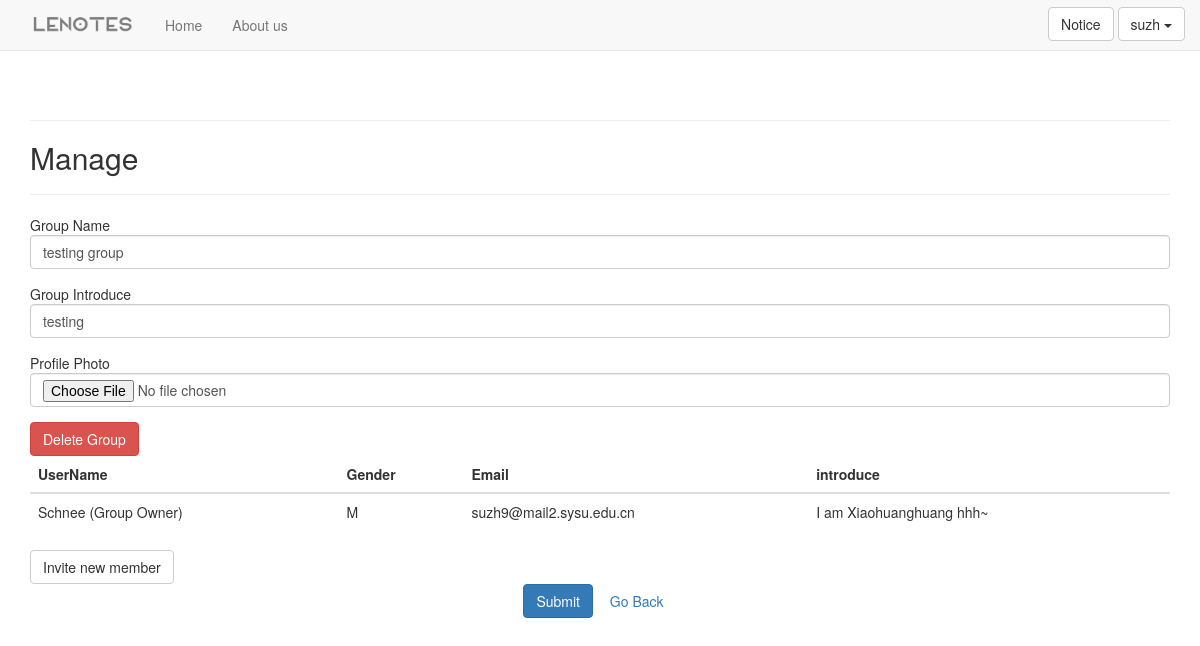
Before: /manage/15 (signed in) with the older database file.
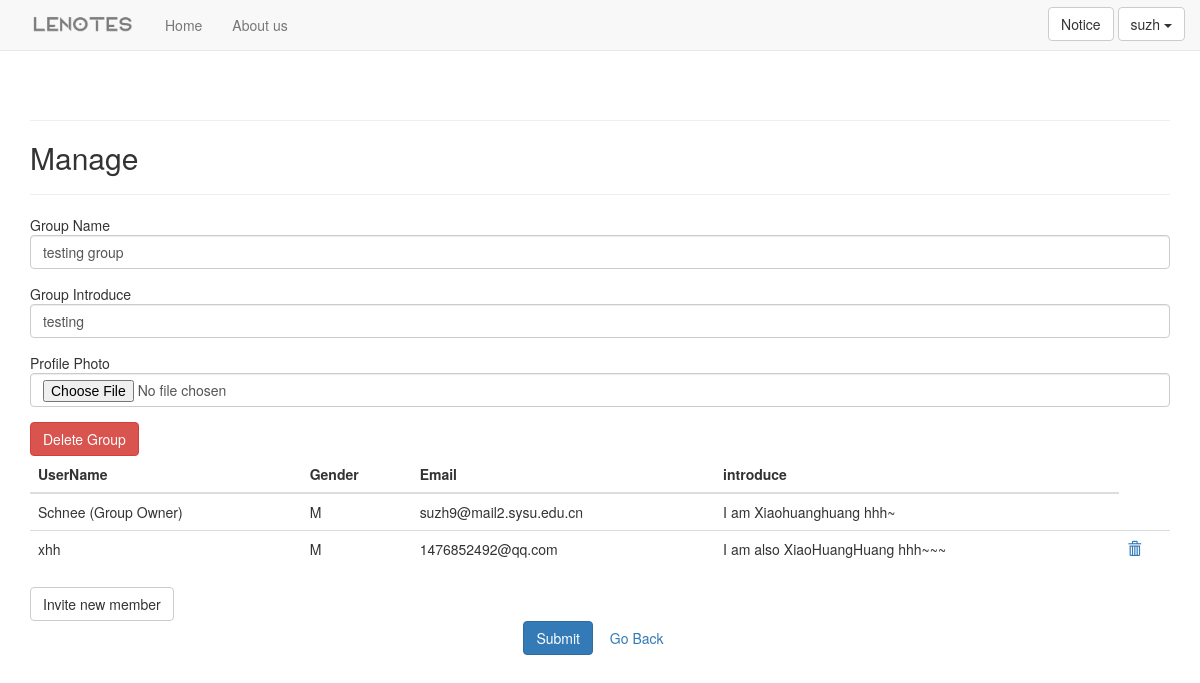
After: the same page with the newer database file.
### lenotes/models.py (models this page shows, shortened)
class Group(models.Model):
    name = models.CharField(max_length = 40, default="example group")
    intro = models.CharField(max_length = 200, default="no introduce")
    date_added = models.DateTimeField(auto_now_add = True)
    owner = models.ForeignKey(User, on_delete = models.CASCADE, related_name='group_owner')
    members = models.ManyToManyField(User)
    profile = ProcessedImageField(upload_to='group/img', default='group/img/default.jpg',
        processors=[ResizeToFill(750, 465)],  format='JPEG', options={'quality': 60})

### users/models.py (models this page shows, shortened)
class UserInfo(models.Model):
    GENDER_CHOICES = (
        (u'M', u'Male'),
        (u'F', u'Female'),
    )
    user = models.OneToOneField(User, on_delete = models.CASCADE)
    name = models.CharField(max_length = 20, default = "Undefined")
    gender = models.CharField(max_length = 6, choices = GENDER_CHOICES, default = "Male")
    email = models.CharField(max_length = 40, default = "Undefined@example.com")
    intro = models.CharField(max_length = 200, default = "hello world")
    profile = models.ImageField(upload_to='user/img', default='user/img/default.jpg')
    unread_count = models.IntegerField(default=0)

### lenotes/views.py (the view, shortened to what this page needs)
# urls.py: path('manage/<int:group_id>', views.manage, name = 'manage'),
@login_required
def manage(request, group_id):
    if request.method != 'POST':
        try:
            group = Group.objects.get(id=group_id)
        except ObjectDoesNotExist:
            group = Group.objects.create(id=group_id)
        group_form = GroupForm(instance = group)
    members = group.members.all()
    memberInfos = []
    for member in members:
        info = UserInfo.objects.get(user=member)
        memberInfos.append(info)
    context = {
        'group': group,
        'memberInfos': memberInfos,
        'group_form': group_form,
    }
    return render(request, 'lenotes/manage.html' , context)

### lenotes/forms.py
class GroupForm(forms.ModelForm):
    class Meta:
        model = Group
        fields = [
            'name',
            'intro',
        ]
        labels = {
            'name': 'Group Name',
            'intro': 'Group Introduce',
        }

### lenotes/templatetags/base.py (called while the page is built)
@register.filter
def getUnreadCount(user):
    try:
        info = UserInfo.objects.get(user=user)
    except ObjectDoesNotExist:
        return 0
    else:
        return info.unread_count

### lenotes/templates/lenotes/manage.html (shortened to what this page needs)
{% extends "lenotes/base.html" %} {% load widget_tweaks %} {% block title %}Menage{% endblock title %} {% block content %}
<div class="section">
    <form action="{% url 'lenotes:manage' group.id %}" enctype="multipart/form-data" method='post' novalidate class="myforms">
        <h2>Manage</h2>
        <hr/> {% include 'lenotes/forms/group_form.html' %}
        {% ifequal group.owner request.user %}
        <a href="{% url 'lenotes:del_group' group.id %}" class="btn btn-danger" onclick="delGroupConfirm()">Delete Group</a> {% else %}
        <a href="{% url 'users:quit_group' group.id %}" class="btn btn-danger" onclick="quitGroupConfirm()">Quit the group</a> {% endifequal %}
        <table class="table table-hover">
            <thead>
                <tr>
                    <th>UserName</th>
                    <th>Gender</th>
                    <th>Email</th>
                    <th>introduce</th>
                </tr>
            </thead>
            <tbody>
                {% for info in memberInfos %}
                <tr>
                    {% if group.owner == info.user %}
                    <td>{{ info.name }} (Group Owner)</td>
                    {% elif request.user == info.user %}
                    <td>{{ info.name }} (Yourself)</td>
                    {% else %}
                    <td>{{ info.name }}</td>
                    {% endif %}
                    <td>{{ info.gender }}</td>
                    <td>{{ info.email }}</td>
                    <td>{{ info.intro }}</td>
                    {% ifequal group.owner request.user %} {% ifnotequal group.owner info.user %}
                    <td>
                        <a href="{% url 'lenotes:del_member' group.id info.id %}" onclick="delMemberConfirm()" title="Delete">
                            <span class="glyphicon glyphicon-trash" aria-hidden="true"></span>
                        </a>
                    </td>
                    {% endifnotequal %} {% endifequal %}
                </tr>
                {% empty %}
                <li>Only you and no other Member.</li>
                {% endfor %}
            </tbody>
        </table>
        {% ifequal group.owner request.user %}
        <a href="{% url 'lenotes:send_invite' group.id %}" class="btn btn-default">Invite new member</a> {% endifequal %}
        <div style="text-align: center">
            <button name="submit" class="btn btn-primary">Submit</button>
            <a class="btn btn-outline-primary" href="/">Go Back</a>
        </div>
    </form>
</div>
{% endblock content %}

### lenotes/templates/lenotes/forms/group_form.html (shortened to what this page needs)
{% load widget_tweaks %} {% for field in group_form %}
<div class="form-group">
    <span>
		{{ field.label }}
	</span> {{ field | add_class:"form-control"}}
</div>
{% endfor %} {{ group_form.media }}
<div class="form-group">
    <span>Profile Photo</span>
    <input type="file" name="profile" class="form-control" />
</div>

Changed rows visible on the page:
now on this page (row edited): UserInfo: name "xhh", gender "M", email "1476852492@qq.com", intro "I am also XiaoHuangHuang hhh~~~"
